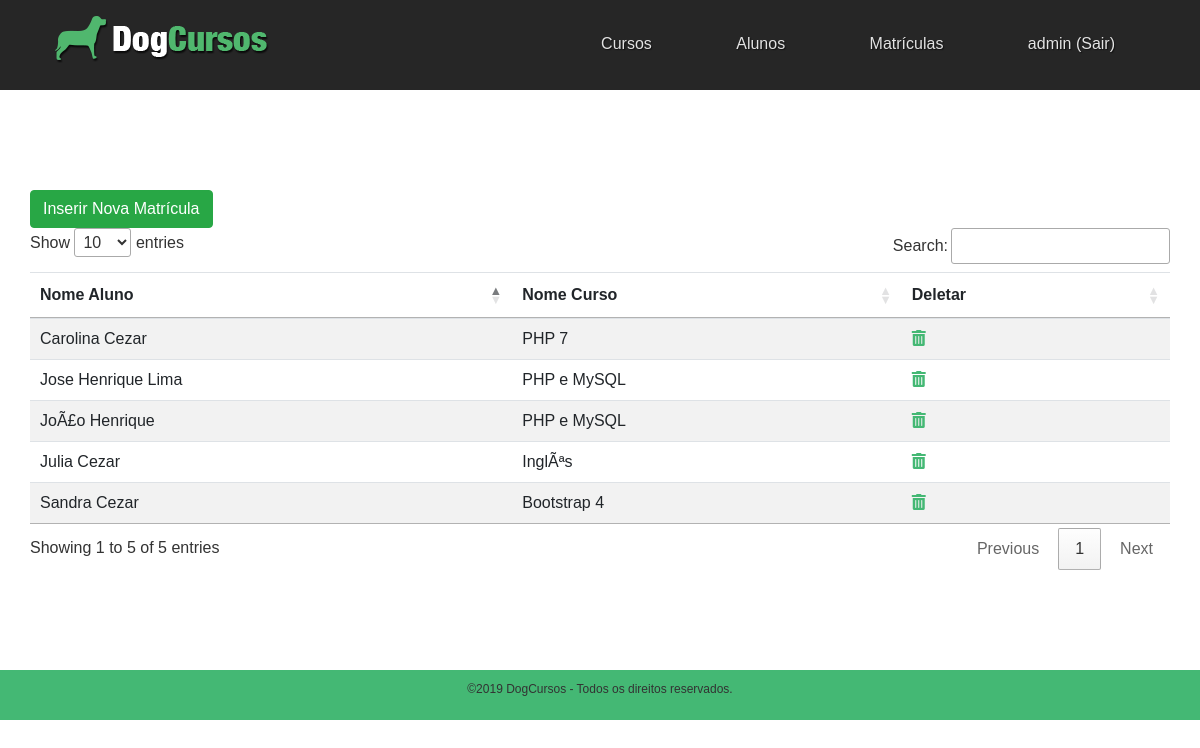
/index.php?pagina=matriculas (signed in), run on the app's committed database.
### tables this page shows
CREATE TABLE `alunos_cursos` (
  `id_aluno_curso` int(11) NOT NULL,
  `id_aluno` int(11) NOT NULL,
  `id_curso` int(11) NOT NULL
);

CREATE TABLE `alunos` (
  `id_aluno` int(11) NOT NULL,
  `nome_aluno` varchar(255) NOT NULL,
  `data_nascimento` varchar(255) DEFAULT NULL
);

CREATE TABLE `cursos` (
  `id_curso` int(11) NOT NULL,
  `nome_curso` varchar(255) NOT NULL,
  `carga_horaria` int(11) NOT NULL
);

### db.php (called while the page is built, shortened)
<?php
$servidor = "localhost";
$usuario = "root";
$senha = "";
$db = "aula_php";
$conexao = mysqli_connect($servidor, $usuario, $senha, $db);
$query = "SELECT ac.id_aluno_curso, a.nome_aluno, c.nome_curso
            FROM alunos a, cursos c, alunos_cursos ac
            WHERE ac.id_aluno = a.id_aluno
            AND ac.id_curso = c.id_curso";
$consulta_matriculas = mysqli_query($conexao, $query);

### views/matriculas.php (the view)
<a class="btn btn-success" href="?pagina=inserir_matricula">Inserir Nova Matrícula</a>
<table class="table table-hover table-striped" id="matriculas">
    <thead>
        <tr>
            <th>Nome Aluno</th>
            <th>Nome Curso</th>
            <th>Deletar</th>
        </tr>
    </thead>
    <tbody>
        <?php
            while ($linha = mysqli_fetch_array($consulta_matriculas)) {
                echo '<tr><td>'.$linha['nome_aluno'].'</td>';
                echo '<td>'.$linha['nome_curso'].'</td>';
        ?>
            <td><a href="deleta_matricula.php?id_aluno_curso=<?php echo $linha['id_aluno_curso']; ?>">
                <span style="color: #44b874;">
                    <i class="fas fa-trash-alt"></i>
                </span>
            </a></td></tr>
        <?php
            }
        ?>
    </tbody>
</table>

### css/estilo.css (style rules this page uses)
* { margin: 0; padding: 0; }
body { font-family: helvetica, arial; font-size: 16px; color:#333; }

### data on the page
alunos_cursos: id_aluno.nome_aluno "Jose Henrique Lima", id_curso.nome_curso "PHP e MySQL"
alunos_cursos: id_aluno.nome_aluno "JoÃ£o Henrique", id_curso.nome_curso "PHP e MySQL"
alunos_cursos: id_aluno.nome_aluno "Julia Cezar", id_curso.nome_curso "InglÃªs"
alunos_cursos: id_aluno.nome_aluno "Sandra Cezar", id_curso.nome_curso "Bootstrap 4"
alunos_cursos: id_aluno.nome_aluno "Carolina Cezar", id_curso.nome_curso "PHP 7"

### other printed values
$_SESSION['usuario'] "admin"
